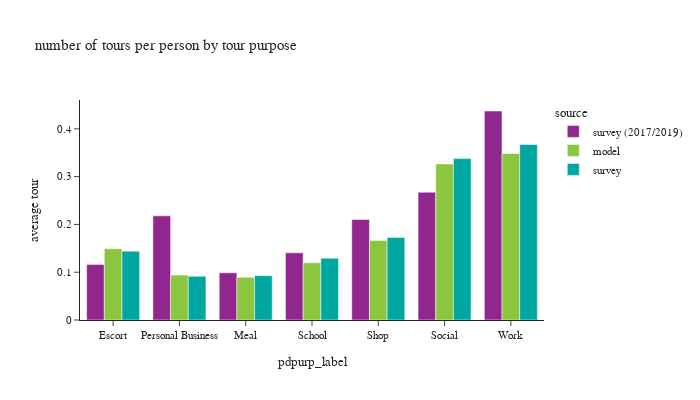

Here is the notebook cell this chart was saved with:
### Code cell
def plot_segment(df, tour_group_var, person_group_var, title_name):
    fig = px.bar(df.to_pandas(), x=tour_group_var[1], y="average tour", color="source",
                 barmode="group", title=title_name)
    fig.update_layout(height=400, width=700, font=dict(size=11),
                      yaxis=dict(tickformat=".2"))
    fig.show()

df_plot = df_tour.group_by(['source', 'pdpurp_label']).agg([
    pl.sum('toexpfac').alias('toexpfac_sum')
]).join(
    df_person.group_by(['source']).agg([
        pl.sum('psexpfac').alias('psexpfac_sum')
    ]),
    on='source',
    how='left'
).with_columns(
    (pl.col('toexpfac_sum') / pl.col('psexpfac_sum')).alias('average tour')
)

plot_segment(df_plot, tour_group_var=['source', 'pdpurp_label'], person_group_var=['source'],
             title_name="number of tours per person by tour purpose")

### Figure 1 — Plotly figure (JSON) as saved in the notebook; plotly's stock layout.template omitted (floating-point values rounded to 4 significant figures)
{"data": [{"alignmentgroup": "True", "hovertemplate": "source=survey (2017/2019)<br>pdpurp_label=%{x}<br>average tour=%{y}<extra></extra>", "legendgroup": "survey (2017/2019)", "marker": {"color": "#91268F", "pattern": {"shape": ""}}, "name": "survey (2017/2019)", "offsetgroup": "survey (2017/2019)", "orientation": "v", "showlegend": true, "textposition": "auto", "type": "bar", "x": ["Escort", "Personal Business", "Meal", "School", "Shop", "Social", "Work"], "xaxis": "x", "y": [0.1163, 0.218, 0.0988, 0.1405, 0.2103, 0.2674, 0.4373], "yaxis": "y"}, {"alignmentgroup": "True", "hovertemplate": "source=model<br>pdpurp_label=%{x}<br>average tour=%{y}<extra></extra>", "legendgroup": "model", "marker": {"color": "#8CC63E", "pattern": {"shape": ""}}, "name": "model", "offsetgroup": "model", "orientation": "v", "showlegend": true, "textposition": "auto", "type": "bar", "x": ["School", "Shop", "Escort", "Social", "Personal Business", "Meal", "Work"], "xaxis": "x", "y": [0.1196, 0.1661, 0.1491, 0.3266, 0.09401, 0.08949, 0.3485], "yaxis": "y"}, {"alignmentgroup": "True", "hovertemplate": "source=survey<br>pdpurp_label=%{x}<br>average tour=%{y}<extra></extra>", "legendgroup": "survey", "marker": {"color": "#00A7A0", "pattern": {"shape": ""}}, "name": "survey", "offsetgroup": "survey", "orientation": "v", "showlegend": true, "textposition": "auto", "type": "bar", "x": ["Social", "Escort", "Personal Business", "School", "Meal", "Shop", "Work"], "xaxis": "x", "y": [0.3378, 0.1441, 0.09151, 0.1293, 0.09283, 0.1726, 0.3673], "yaxis": "y"}], "layout": {"barmode": "group", "font": {"size": 11}, "height": 400, "legend": {"title": {"text": "source"}, "tracegroupgap": 0}, "title": {"text": "number of tours per person by tour purpose"}, "width": 700, "xaxis": {"anchor": "y", "domain": [0, 1], "title": {"text": "pdpurp_label"}}, "yaxis": {"anchor": "x", "domain": [0, 1], "tickformat": ".2", "title": {"text": "average tour"}}}}
